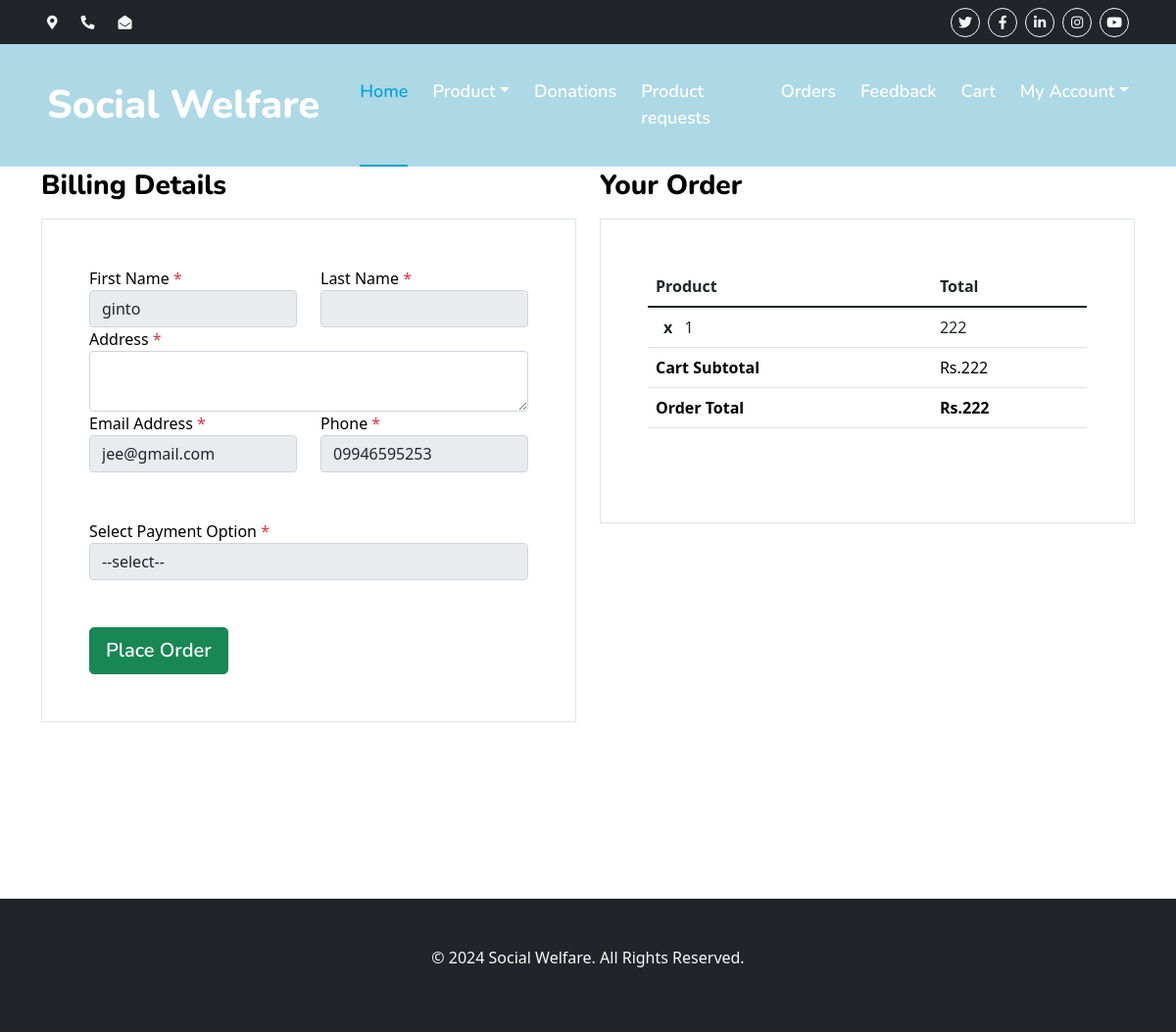
/cart/checkout/ (signed in), run on an earlier commit of the app's database.
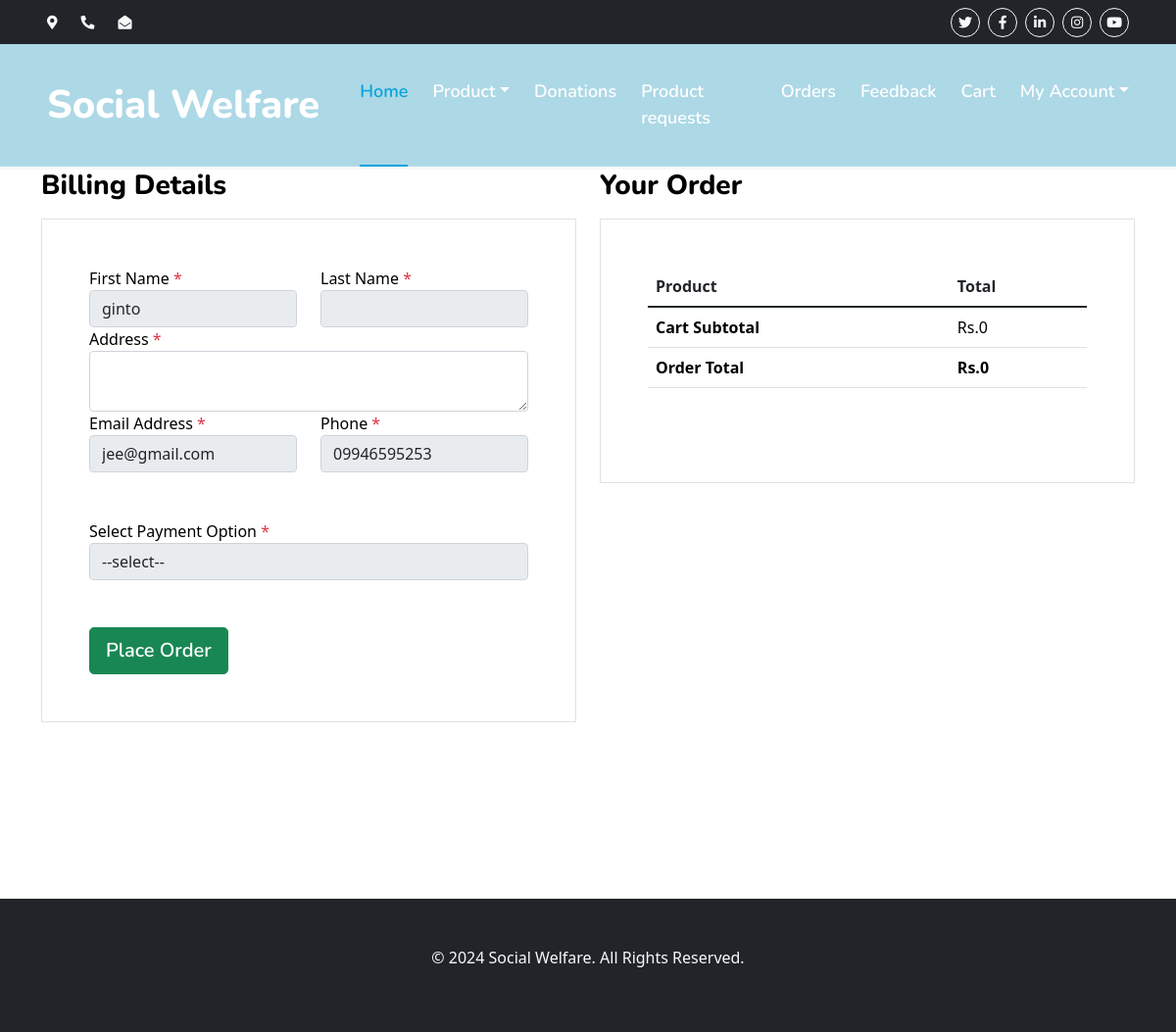
And on a later commit of the database.
### cart/models.py (models this page shows, shortened)
class CartItem(models.Model):
    product = models.ForeignKey(products, on_delete=models.CASCADE)
    cart = models.ForeignKey(Cart, on_delete=models.CASCADE)
    quantity = models.IntegerField()
    active = models.BooleanField(default=True)
    class Meta:
        db_table = 'CartItem'
    def sub_total(self):
        return self.product.price * self.quantity

### home/models.py (models this page shows, shortened)
class products(models.Model):
    name=models.CharField(max_length=150,unique=True)
    slug =models.SlugField(max_length=250,unique=True)
    img=models.ImageField(upload_to='product')
    desc=models.TextField()
    stock=models.IntegerField()
    available=models.BooleanField()
    price=models.IntegerField()
    category=models.ForeignKey(categ,on_delete=models.CASCADE)
    date=models.DateTimeField()
    org_id=models.ForeignKey(Organization,on_delete=models.CASCADE)
    class Meta:
        ordering = ['-date']

### cart/views.py (the view)
# urls.py: path('checkout/', views.checkout, name='checkout'),
@login_required(login_url='Customer:login')
def checkout(request, total=0, counter=0):
    try:
        user_details = Customer.objects.get(user_id=request.user.id)
        cart = Cart.objects.get(user_id=user_details.id)
        cart_items = CartItem.objects.filter(cart=cart, active=True)
        for cart_item in cart_items:
            total += (cart_item.product.price * cart_item.quantity)
            counter += cart_item.quantity
        print(user_details)
    except Cart.DoesNotExist:
        print('haiiiiiiii')
        return redirect('Cart:cart_details')
    return render(request, 'cart/checkout.html', {
        'cart_items': cart_items,
        'total': total,
        'user_details': user_details,
        'cart_id': cart.id
    })

### user/models.py (called while the page is built)
    def __str__(self):
        return self.cust_name

### templates/cart/checkout.html (shortened to what the changed rows need)
{% extends 'customerbase.html' %}
{% load static %}
{% block content %}
    <div class="site-section">
      <div class="container">
        <div class="row">
          <div class="col-md-6 mb-5 mb-md-0">
            <h2 class="h3 mb-3 text-black">Billing Details</h2>
          </div>
          <div class="col-md-6">
            <div class="row mb-5">
              <div class="col-md-12">
                <h2 class="h3 mb-3 text-black">Your Order</h2>
                <div class="p-3 p-lg-5 border">
                  <table class="table site-block-order-table mb-5">
                    <thead>
                      <th>Product</th>
                      <th>Total</th>
                    </thead>
                    <tbody>
                    {% for i in cart_items %}
                      <tr>
                        <td>{{i.product.product}} <strong class="mx-2">x</strong> 1</td>
                        <td>{{i.sub_total}}</td>
                      </tr>
                    {% endfor %}
                      <tr>
                        <td class="text-black font-weight-bold"><strong>Cart Subtotal</strong></td>
                        <td class="text-black">Rs.{{total}}</td>
                      </tr>
                      <tr>
                        <td class="text-black font-weight-bold"><strong>Rs.{{total}}</strong></td>
                      </tr>
                    </tbody>
                  </table>
                </div>
              </div>
            </div>
          </div>
        </div>
      </div>
    </div>
{% endblock %}

What changed in the data, as far as the page shows it:
removed CartItem: sub_total "222"
Also different on the page:
{{ total }}: "222" → "0"
